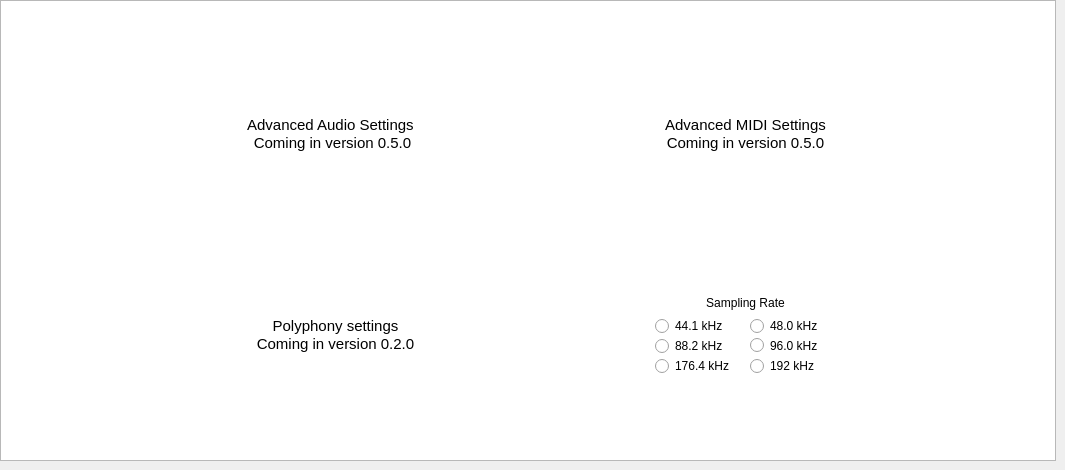
    <widget class="QWidget" name="tabSettings">
     <attribute name="title">
      <string>Settings</string>
     </attribute>
     <widget class="QLabel" name="polyphonyLabel">
      <property name="geometry">
       <rect>
        <x>230</x>
        <y>315</y>
        <width>211</width>
        <height>41</height>
       </rect>
      </property>
      <property name="font">
       <font>
        <family>Ubuntu</family>
       </font>
      </property>
      <property name="toolTip">
       <string>This is the maximum number of notes that can be played at once.</string>
      </property>
      <property name="styleSheet">
       <string notr="true"/>
      </property>
      <property name="text">
       <string>&lt;!DOCTYPE HTML PUBLIC &quot;-//W3C//DTD HTML 4.0//EN&quot; &quot;http://www.w3.org/TR/REC-html40/strict.dtd&quot;&gt;
&lt;html&gt;&lt;head&gt;&lt;meta name=&quot;qrichtext&quot; content=&quot;1&quot; /&gt;&lt;style type=&quot;text/css&quot;&gt;
p, li { white-space: pre-wrap; }
&lt;/style&gt;&lt;/head&gt;&lt;body style=&quot; font-family:'Ubuntu'; font-size:11pt; font-weight:400; font-style:normal;&quot;&gt;
&lt;p style=&quot; margin-top:0px; margin-bottom:0px; margin-left:0px; margin-right:0px; -qt-block-indent:0; text-indent:0px;&quot;&gt;Polyphony settings&lt;/p&gt;
&lt;p style=&quot; margin-top:0px; margin-bottom:0px; margin-left:0px; margin-right:0px; -qt-block-indent:0; text-indent:0px;&quot;&gt;Coming in version 0.2.0&lt;/p&gt;&lt;/body&gt;&lt;/html&gt;</string>
      </property>
      <property name="alignment">
       <set>Qt::AlignCenter</set>
      </property>
     </widget>
     <widget class="QLabel" name="midiComingSoonLabel">
      <property name="geometry">
       <rect>
        <x>640</x>
        <y>109</y>
        <width>211</width>
        <height>51</height>
       </rect>
      </property>
      <property name="font">
       <font>
        <family>Ubuntu</family>
        <pointsize>10</pointsize>
       </font>
      </property>
      <property name="styleSheet">
       <string notr="true"/>
      </property>
      <property name="text">
       <string>&lt;!DOCTYPE HTML PUBLIC &quot;-//W3C//DTD HTML 4.0//EN&quot; &quot;http://www.w3.org/TR/REC-html40/strict.dtd&quot;&gt;
&lt;html&gt;&lt;head&gt;&lt;meta name=&quot;qrichtext&quot; content=&quot;1&quot; /&gt;&lt;style type=&quot;text/css&quot;&gt;
p, li { white-space: pre-wrap; }
&lt;/style&gt;&lt;/head&gt;&lt;body style=&quot; font-family:'Ubuntu'; font-size:10pt; font-weight:400; font-style:normal;&quot;&gt;
&lt;p align=&quot;center&quot; style=&quot; margin-top:0px; margin-bottom:0px; margin-left:0px; margin-right:0px; -qt-block-indent:0; text-indent:0px;&quot;&gt;&lt;span style=&quot; font-size:11pt;&quot;&gt;Advanced MIDI Settings&lt;/span&gt;&lt;/p&gt;
&lt;p align=&quot;center&quot; style=&quot; margin-top:0px; margin-bottom:0px; margin-left:0px; margin-right:0px; -qt-block-indent:0; text-indent:0px;&quot;&gt;&lt;span style=&quot; font-size:11pt;&quot;&gt;Coming in version 0.5.0&lt;/span&gt;&lt;/p&gt;&lt;/body&gt;&lt;/html&gt;</string>
      </property>
      <property name="alignment">
       <set>Qt::AlignCenter</set>
      </property>
     </widget>
     <widget class="QGraphicsView" name="settingsBackdrop">
      <property name="geometry">
       <rect>
        <x>0</x>
        <y>0</y>
        <width>1056</width>
        <height>461</height>
       </rect>
      </property>
      <property name="styleSheet">
       <string notr="true">QGraphicsView {
	background-image: url(:/backdrops/settingsbackdrop.png);
}</string>
      </property>
     </widget>
     <widget class="QLabel" name="samplingRateLabe">
      <property name="geometry">
       <rect>
        <x>640</x>
        <y>290</y>
        <width>211</width>
        <height>25</height>
       </rect>
      </property>
      <property name="font">
       <font>
        <family>Ubuntu</family>
       </font>
      </property>
      <property name="toolTip">
       <string>Changes the number of samples per second.
This feature is mostly here to support different audio platforms. Some people with sensitive ears can differentiate between these sampling rates.
Bear in mind that larger sampling rates will increase the strain on your computer.</string>
      </property>
      <property name="styleSheet">
       <string notr="true"/>
      </property>
      <property name="text">
       <string>Sampling Rate</string>
      </property>
      <property name="alignment">
       <set>Qt::AlignCenter</set>
      </property>
     </widget>
     <widget class="QWidget" name="samplingrateButtons" native="true">
      <property name="geometry">
       <rect>
        <x>655</x>
        <y>315</y>
        <width>181</width>
        <height>61</height>
       </rect>
      </property>
      <widget class="QRadioButton" name="button176Sampling">
       <property name="geometry">
        <rect>
         <x>0</x>
         <y>40</y>
         <width>91</width>
         <height>22</height>
        </rect>
       </property>
       <property name="font">
        <font>
         <family>Ubuntu</family>
        </font>
       </property>
       <property name="toolTip">
        <string>The sampling rate used in HDCD recorders and some Blu-ray tracks.</string>
       </property>
       <property name="text">
        <string>176.4 kHz</string>
       </property>
      </widget>
      <widget class="QRadioButton" name="button882Sampling">
       <property name="enabled">
        <bool>true</bool>
       </property>
       <property name="geometry">
        <rect>
         <x>0</x>
         <y>20</y>
         <width>91</width>
         <height>22</height>
        </rect>
       </property>
       <property name="font">
        <font>
         <family>Ubuntu</family>
        </font>
       </property>
       <property name="toolTip">
        <string>Double the audio CD sampling rate, used in some audio CD editing programs.</string>
       </property>
       <property name="text">
        <string>88.2 kHz</string>
       </property>
      </widget>
      <widget class="QRadioButton" name="button441Sampling">
       <property name="enabled">
        <bool>true</bool>
       </property>
       <property name="geometry">
        <rect>
         <x>0</x>
         <y>0</y>
         <width>91</width>
         <height>22</height>
        </rect>
       </property>
       <property name="font">
        <font>
         <family>Ubuntu</family>
        </font>
       </property>
       <property name="toolTip">
        <string>The sampling rate used on most audio CDs.</string>
       </property>
       <property name="text">
        <string>44.1 kHz</string>
       </property>
      </widget>
      <widget class="QRadioButton" name="button48Sampling">
       <property name="enabled">
        <bool>true</bool>
       </property>
       <property name="geometry">
        <rect>
         <x>95</x>
         <y>0</y>
         <width>91</width>
         <height>22</height>
        </rect>
       </property>
       <property name="font">
        <font>
         <family>Ubuntu</family>
        </font>
       </property>
       <property name="toolTip">
        <string>A sampling rate standard across many audio platforms.</string>
       </property>
       <property name="text">
        <string>48.0 kHz</string>
       </property>
       <property name="checkable">
        <bool>true</bool>
       </property>
       <property name="checked">
        <bool>false</bool>
       </property>
      </widget>
      <widget class="QRadioButton" name="button96Sampling">
       <property name="enabled">
        <bool>true</bool>
       </property>
       <property name="geometry">
        <rect>
         <x>95</x>
         <y>20</y>
         <width>91</width>
         <height>21</height>
        </rect>
       </property>
       <property name="font">
        <font>
         <family>Ubuntu</family>
        </font>
       </property>
       <property name="toolTip">
        <string>Double the current industry standard sampling rate, used in some high-definition audio tracks. 
Several audio editing utilities support this sampling rate.</string>
       </property>
       <property name="text">
        <string>96.0 kHz</string>
       </property>
      </widget>
      <widget class="QRadioButton" name="button192Sampling">
       <property name="geometry">
        <rect>
         <x>95</x>
         <y>40</y>
         <width>81</width>
         <height>22</height>
        </rect>
       </property>
       <property name="font">
        <font>
         <family>Ubuntu</family>
        </font>
       </property>
       <property name="toolTip">
        <string>Used for some very high-definition audio tracks.</string>
       </property>
       <property name="text">
        <string>192 kHz</string>
       </property>
      </widget>
     </widget>
     <widget class="QLabel" name="emitterComingSoonLabel">
      <property name="geometry">
       <rect>
        <x>225</x>
        <y>109</y>
        <width>215</width>
        <height>51</height>
       </rect>
      </property>
      <property name="font">
       <font>
        <family>Ubuntu</family>
        <pointsize>8</pointsize>
       </font>
      </property>
      <property name="styleSheet">
       <string notr="true"/>
      </property>
      <property name="text">
       <string>&lt;!DOCTYPE HTML PUBLIC &quot;-//W3C//DTD HTML 4.0//EN&quot; &quot;http://www.w3.org/TR/REC-html40/strict.dtd&quot;&gt;
&lt;html&gt;&lt;head&gt;&lt;meta name=&quot;qrichtext&quot; content=&quot;1&quot; /&gt;&lt;style type=&quot;text/css&quot;&gt;
p, li { white-space: pre-wrap; }
&lt;/style&gt;&lt;/head&gt;&lt;body style=&quot; font-family:'Ubuntu'; font-size:8pt; font-weight:400; font-style:normal;&quot;&gt;
&lt;p align=&quot;center&quot; style=&quot; margin-top:0px; margin-bottom:0px; margin-left:0px; margin-right:0px; -qt-block-indent:0; text-indent:0px;&quot;&gt;&lt;span style=&quot; font-size:11pt;&quot;&gt;Advanced Audio Settings &lt;/span&gt;&lt;/p&gt;
&lt;p align=&quot;center&quot; style=&quot; margin-top:0px; margin-bottom:0px; margin-left:0px; margin-right:0px; -qt-block-indent:0; text-indent:0px;&quot;&gt;&lt;span style=&quot; font-size:11pt;&quot;&gt;Coming in version 0.5.0&lt;/span&gt;&lt;/p&gt;&lt;/body&gt;&lt;/html&gt;</string>
      </property>
      <property name="alignment">
       <set>Qt::AlignCenter</set>
      </property>
     </widget>
     <zorder>settingsBackdrop</zorder>
     <zorder>polyphonyLabel</zorder>
     <zorder>midiComingSoonLabel</zorder>
     <zorder>samplingRateLabe</zorder>
     <zorder>samplingrateButtons</zorder>
     <zorder>emitterComingSoonLabel</zorder>
    </widget>
